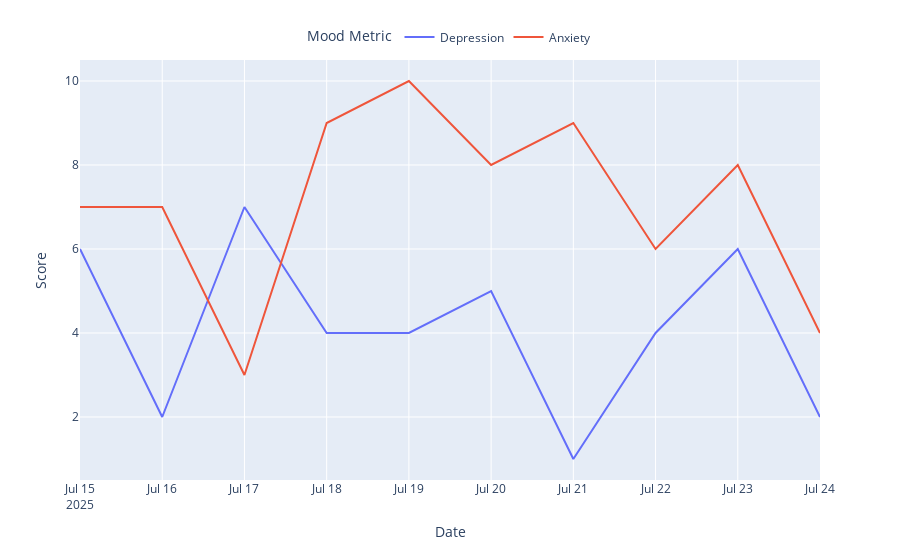

The notebook cell saved with this chart:
### Code cell
df = orig_df.copy() 

range_fig = px.line(
    df, x='stat-date', y=['depression-range', 'anxiety-range'], 
    labels={
        'variable': 'Mood Metric',  
        'value': 'Score',           
        'stat-date': 'Date',
    }
)

range_fig.for_each_trace(lambda trace: (
    trace.update(name={
        'depression-range': 'Depression',
        'anxiety-range': 'Anxiety'
    }[trace.name]),
    trace.update(hovertemplate=f"<b>{trace.name}</b><br>Date: %{{x}}<br>Score: %{{y}}<extra></extra>")
))

range_fig.update_layout(
    legend=dict(
        orientation="h",     # horizontal
        yanchor="bottom",
        y=1.02,
        xanchor="center",
        x=0.5
    )
)

### Figure 1 — Plotly figure (JSON) as saved in the notebook; plotly's stock layout.template omitted (floating-point values rounded to 4 significant figures)
{"data": [{"hovertemplate": "<b>Depression</b><br>Date: %{x}<br>Score: %{y}<extra></extra>", "legendgroup": "depression-range", "line": {"color": "#636efa", "dash": "solid"}, "marker": {"symbol": "circle"}, "mode": "lines", "name": "Depression", "orientation": "v", "showlegend": true, "type": "scatter", "x": ["2025-07-24", "2025-07-23", "2025-07-22", "2025-07-21", "2025-07-20", "2025-07-19", "2025-07-18", "2025-07-17", "2025-07-16", "2025-07-15"], "xaxis": "x", "y": [2, 6, 4, 1, 5, 4, 4, 7, 2, 6], "yaxis": "y"}, {"hovertemplate": "<b>Anxiety</b><br>Date: %{x}<br>Score: %{y}<extra></extra>", "legendgroup": "anxiety-range", "line": {"color": "#EF553B", "dash": "solid"}, "marker": {"symbol": "circle"}, "mode": "lines", "name": "Anxiety", "orientation": "v", "showlegend": true, "type": "scatter", "x": ["2025-07-24", "2025-07-23", "2025-07-22", "2025-07-21", "2025-07-20", "2025-07-19", "2025-07-18", "2025-07-17", "2025-07-16", "2025-07-15"], "xaxis": "x", "y": [4, 8, 6, 9, 8, 10, 9, 3, 7, 7], "yaxis": "y"}], "layout": {"legend": {"orientation": "h", "title": {"text": "Mood Metric"}, "tracegroupgap": 0, "x": 0.5, "xanchor": "center", "y": 1.02, "yanchor": "bottom"}, "margin": {"t": 60}, "xaxis": {"anchor": "y", "domain": [0, 1], "title": {"text": "Date"}}, "yaxis": {"anchor": "x", "domain": [0, 1], "title": {"text": "Score"}}}}
